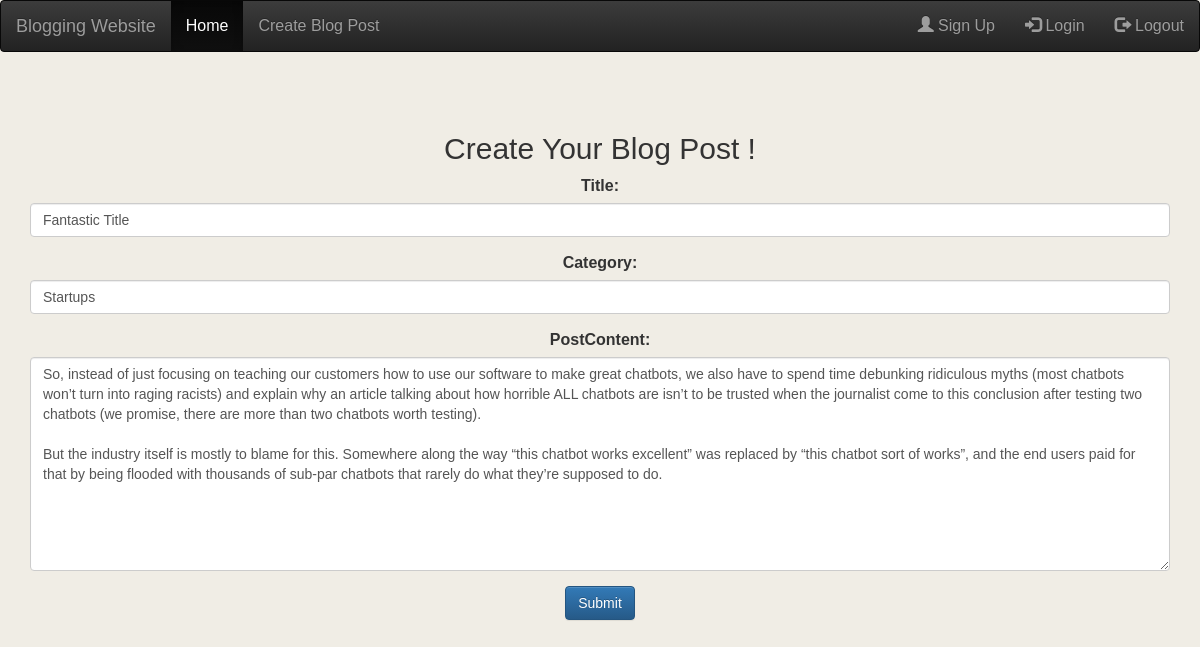
The page /post/edit/1/ (signed in) on the database as committed earlier.
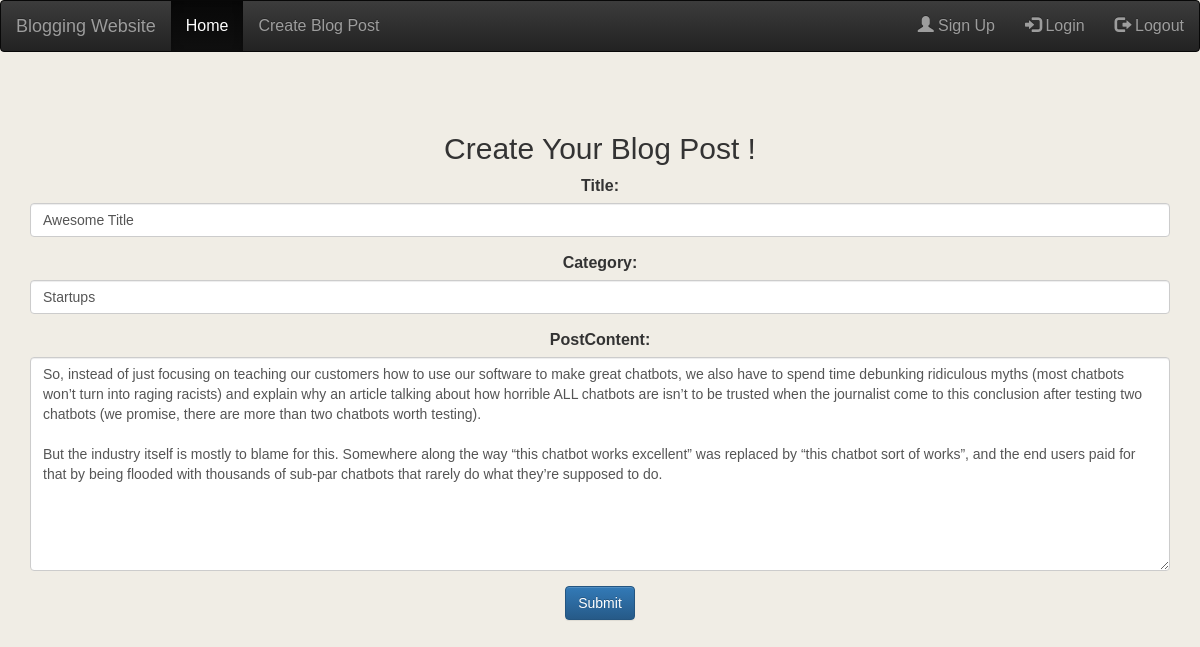
The same page on the database as committed later.
### blog/models.py (models this page shows, shortened)
class Post(models.Model):
    postAuthor = CurrentUserField()
    title = models.CharField(max_length = 150)
    category = models.CharField(max_length = 150)
    postContent = models.TextField()
    postCreatedDate = models.DateTimeField(default = timezone.now)
    postLikes = models.IntegerField(default = 0)

### blog/views.py (the view)
# urls.py: path('post/edit/<int:post_id>/', views.editPost, name = 'editPost'),
@login_required
def editPost(request, post_id):
    post = get_object_or_404(Post, pk = post_id)
    form = PostForm(instance = post)
    return render (request, 'blog/post_edit.html', {'form': form})

### blog/forms.py
class PostForm(forms.ModelForm):
    class Meta:
        model = Post
        fields = ('title', 'category', 'postContent',)
        widgets = {
            'title': forms.TextInput(),
            'category': forms.TextInput(),
            'postContent': forms.Textarea(),
        }

### blog/templates/blog/post_edit.html (shortened to what this page needs)
{% load widget_tweaks %}
{% include 'blog/base.html' %}
<div class = "container" >
    <div class = "text-center">
      <h2>Create Your Blog Post ! </h2>
      <form action = "update/" method="POST">
        {% for field in form.visible_fields %}
          <div class="form-group">
            {{ field.label_tag }}
            {% render_field field class="form-control" %}
          </div>
        {% endfor %}
        <button type="submit" class="btn btn-primary">Submit</button>
      </form>
    </div>
</div>

Rows that differ between the two databases and show on the page:
changed Post "Startups": title "Fantastic Title" → "Awesome Title"
